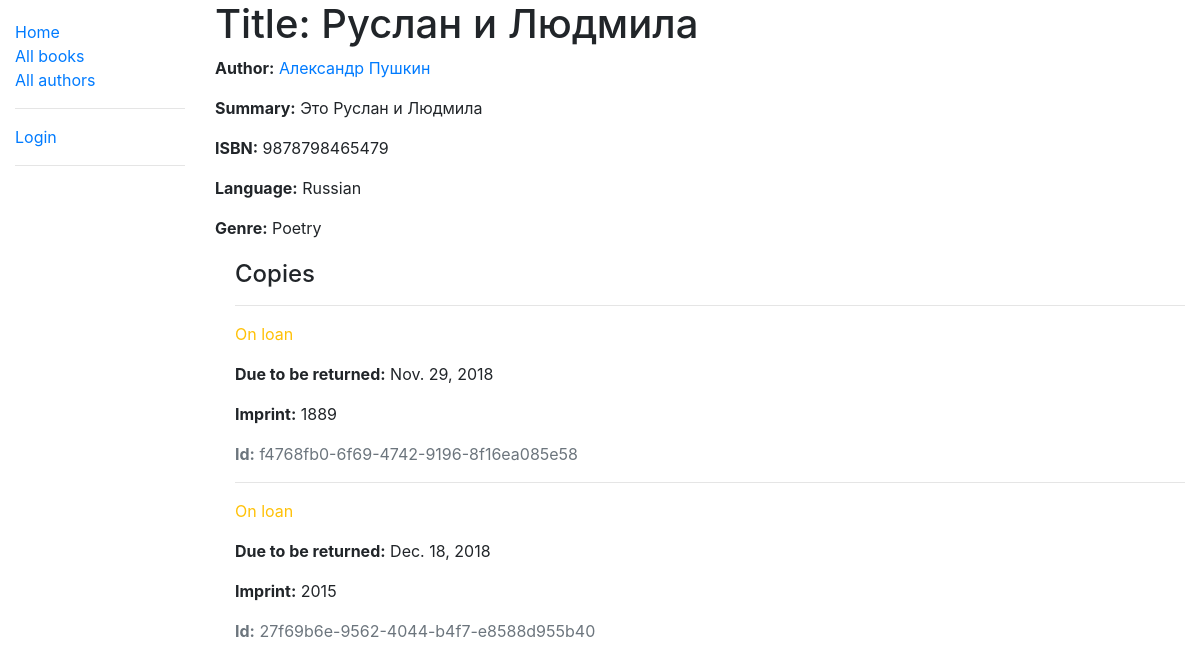
/catalog/books/3, run on the app's committed database.
### catalog/models.py (models this page shows, shortened)
class Book(models.Model):
    title = models.CharField(max_length=200)
    author = models.ForeignKey('Author', on_delete=models.SET_NULL, null=True)
    summary = models.TextField(max_length=1000, help_text="Enter a brief description of the book")
    isbn = models.CharField('ISBN', max_length=13, help_text='13 Character <a href="https://www.isbn-international.org/content/what-isbn">ISBN number</a>')
    genre = models.ManyToManyField(Genre, help_text="Select a genre for this book")
    language = models.ForeignKey('Language', on_delete=models.SET_NULL, null=True)
    def display_genre(self):
        return ', '.join(genre.name for genre in self.genre.all()[:3])
    display_genre.short_description = 'Genre'

class Author(models.Model):
    first_name = models.CharField(max_length=100)
    last_name = models.CharField(max_length=100)
    date_of_birth = models.DateField(null=True, blank=True)
    date_of_death = models.DateField(null=True, blank=True)
    def __str__(self):
        return '{} {}'.format(self.first_name, self.last_name)
    class Meta:
        ordering = ['last_name']

class Language(models.Model):
    name = models.CharField(max_length=200, help_text='Enter a book natural language')
    def __str__(self):
        return self.name

class Genre(models.Model):
    name = models.CharField(max_length=200, help_text="Enter a book genre")
    def __str__(self):
        return self.name

class BookInstance(models.Model):
    id = models.UUIDField(primary_key=True, default=uuid.uuid4, help_text='Unique ID for this particular book across whole library')
    book = models.ForeignKey('Book', on_delete=models.SET_NULL, null=True)
    imprint = models.CharField(max_length=200)
    due_back = models.DateField(null=True, blank=True)
    LOAN_STATUS = (
        ('m', 'Maintenance'),
        ('o', 'On loan'),
        ('a', 'Available'),
        ('r', 'Reserved')
    )
    status = models.CharField(max_length=1, choices=LOAN_STATUS, blank=True, default='m', help_text='Book availability')
    borrower = models.ForeignKey(User, on_delete=models.SET_NULL, null=True, blank=True)
    class Meta:
        ordering = ['due_back']
        permissions = (('can_mark_returned', 'Set book as returned'),)

### catalog/views.py (the view)
# urls.py: path('books/<pk>', BookDetailView.as_view(), name='book-detail'),
class BookDetailView(generic.DetailView):
    model=Book

### catalog/templates/catalog/book_detail.html
{% extends "base_generic.html" %}
{% block content %}
  <h1>Title: {{ book.title }}</h1>
  <p><strong>Author:</strong> <a href="{% url 'author-detail' book.author.pk %}">{{ book.author }}</a></p>
  <p><strong>Summary:</strong> {{ book.summary }}</p>
  <p><strong>ISBN:</strong> {{ book.isbn }}</p>
  <p><strong>Language:</strong> {{ book.language }}</p>
  <p><strong>Genre:</strong> {% for genre in book.genre.all %} {{ genre }}{% if not forloop.last %}, {% endif %}{% endfor %}</p>
  <div style="margin-left:20px;margin-top:20px">
    <h4>Copies</h4>
    {% for copy in book.bookinstance_set.all %}
    <hr>
    <p class="{% if copy.status == 'a' %}text-success{% elif copy.status == 'd' %}text-danger{% else %}text-warning{% endif %}">{{ copy.get_status_display }}</p>
    {% if copy.status != 'a' %}<p><strong>Due to be returned:</strong> {{copy.due_back}}</p>{% endif %}
    <p><strong>Imprint:</strong> {{copy.imprint}}</p>
    <p class="text-muted"><strong>Id:</strong> {{copy.id}}</p>
    {% endfor %}
  </div>
{% endblock %}

### data on the page
Book: title "Руслан и Людмила", author "Александр Пушкин", summary "Это Руслан и Людмила", isbn "9878798465479", language "Russian"
Genre: name "Poetry"
BookInstance: status "On loan", due_back "Nov. 29, 2018", imprint "1889", id "f4768fb0-6f69-4742-9196-8f16ea085e58"
BookInstance: status "On loan", due_back "Dec. 18, 2018", imprint "2015", id "27f69b6e-9562-4044-b4f7-e8588d955b40"
